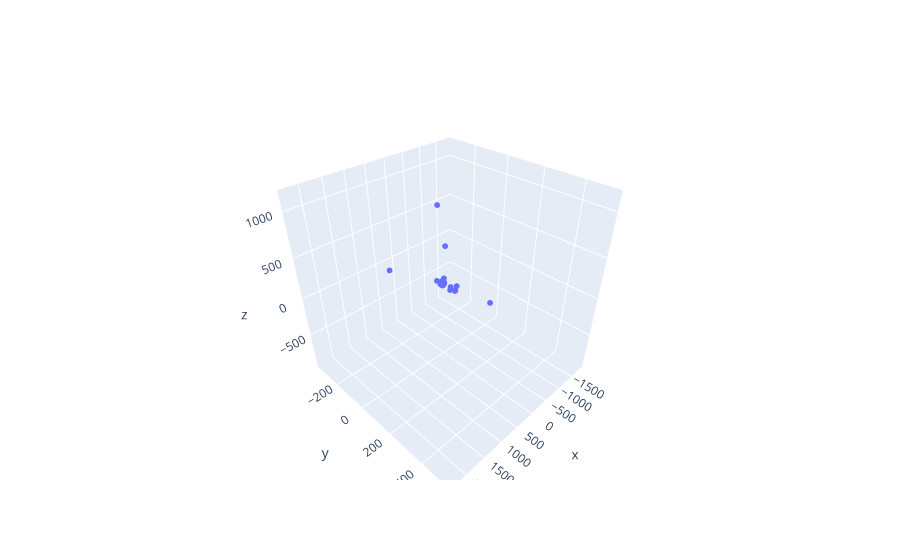

The notebook cell this image was saved under:
### Code cell
world_points = vo.get_map()['position']
print('Number of world points: ', len(world_points))

x_coords = [point[0] for point in world_points]
y_coords = [point[1] for point in world_points]
z_coords = [point[2] for point in world_points]

fig = go.Figure()
fig.add_trace(go.Scatter3d(x=x_coords, y=y_coords, z=z_coords, mode='markers', marker=dict(size=2)))
fig.show()

### Figure 1 — Plotly figure (JSON) as saved in the notebook; plotly's stock layout.template omitted (floating-point values rounded to 4 significant figures; data arrays with more than 128 entries replaced by an {"elided": "..."} marker saying what was removed)
{"data": [{"marker": {"size": 2}, "mode": "markers", "type": "scatter3d", "x": {"elided": "267 float values"}, "y": {"elided": "267 float values"}, "z": {"elided": "267 float values"}}], "layout": {}}
